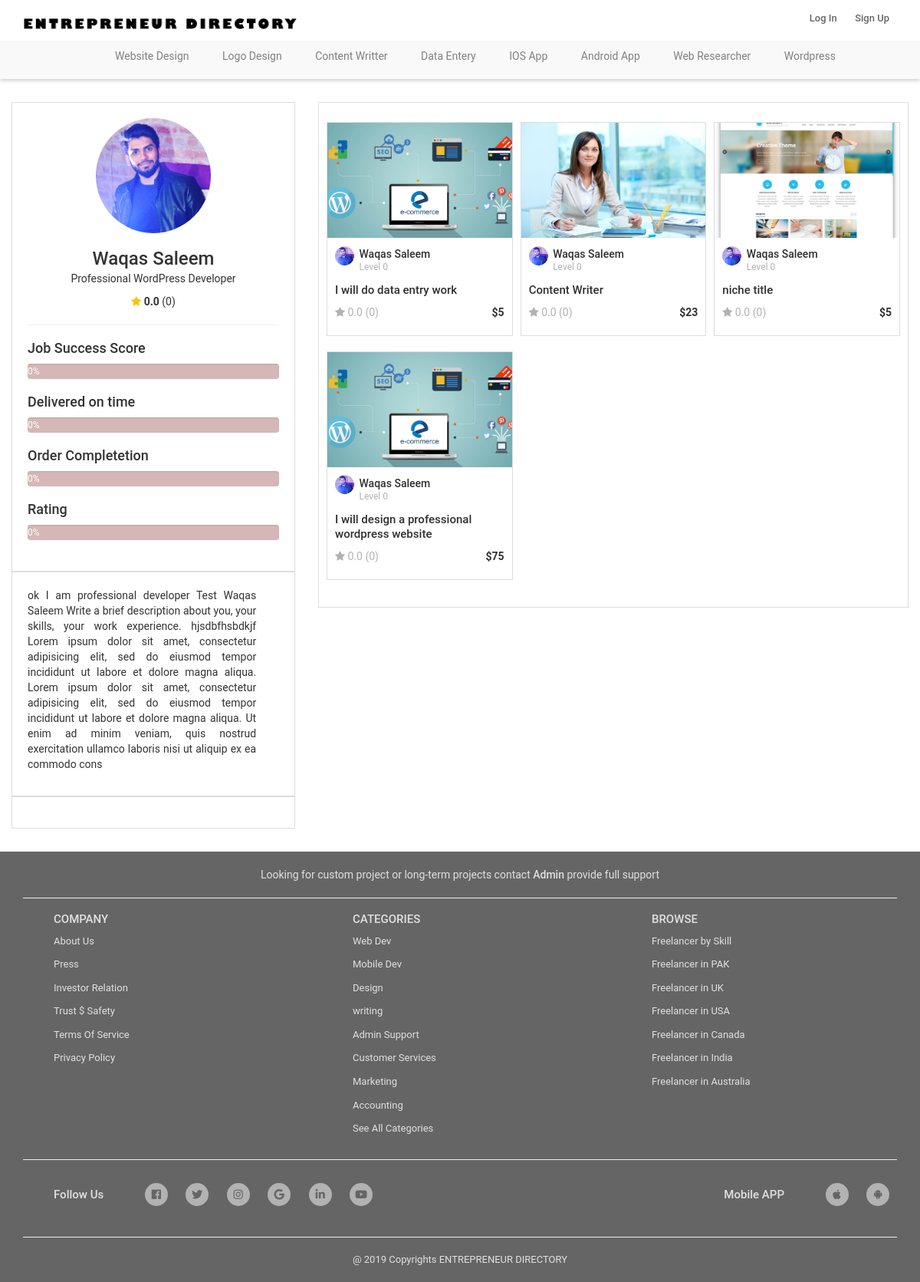
Page /my_profile.php?user=admin on the earlier database version.
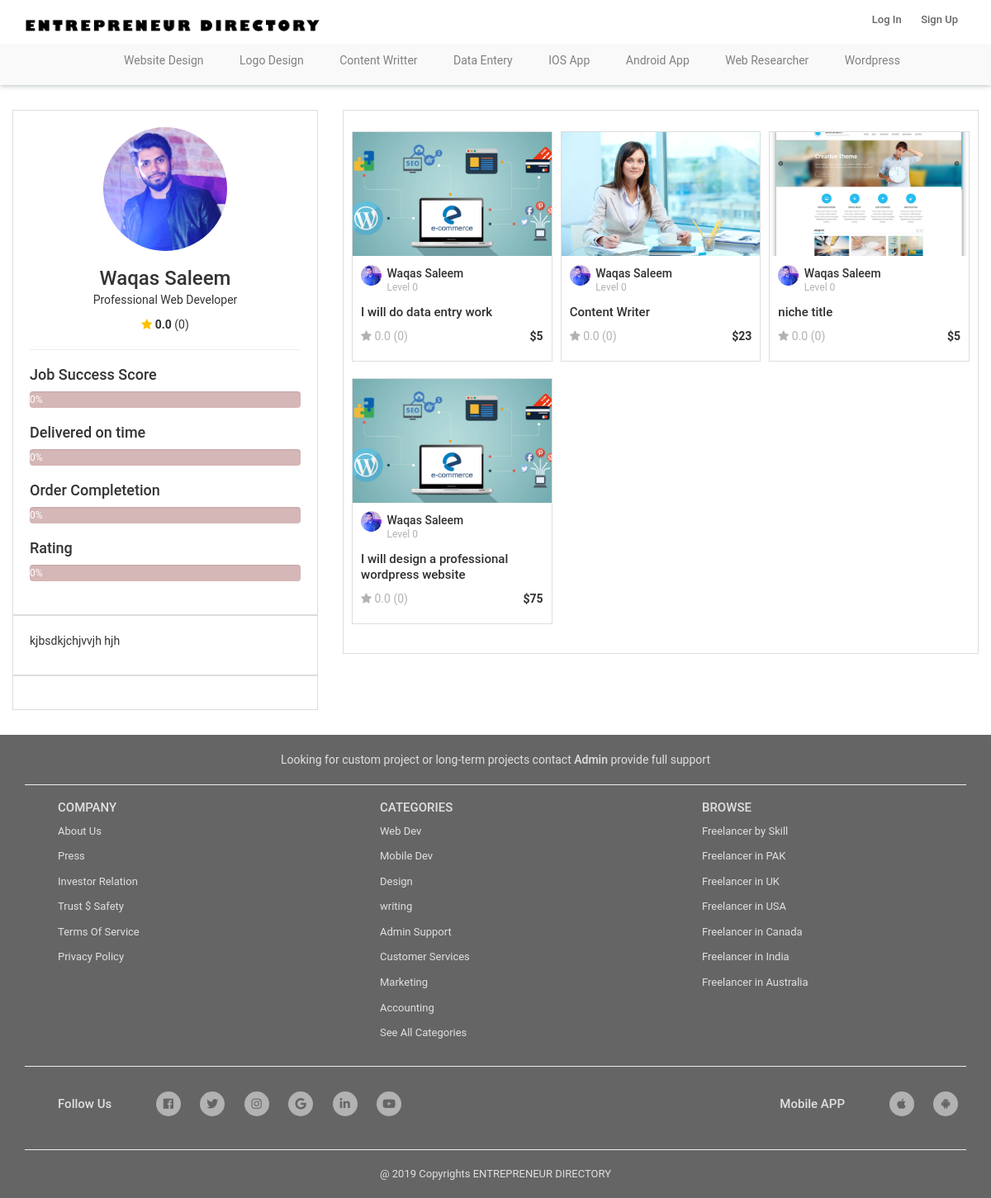
Same page on the later database version.
### tables this page shows
CREATE TABLE `users` (
  `id` int(50) NOT NULL,
  `fname` varchar(255) NOT NULL,
  `lname` varchar(255) NOT NULL,
  `username` varchar(255) NOT NULL,
  `email` varchar(255) NOT NULL,
  `password` varchar(255) NOT NULL,
  `phone` varchar(255) NOT NULL,
  `profile_title` varchar(256) DEFAULT NULL,
  `skills` varchar(255) NOT NULL,
  `certificatename` varchar(255) NOT NULL,
  `certificateimage` varchar(255) NOT NULL,
  `securityquestion` varchar(255) NOT NULL,
  `security_answer` varchar(256) DEFAULT NULL,
  `profileimage` varchar(255) NOT NULL,
  `total_order_completed` int(11) NOT NULL DEFAULT '0',
  `profile_info` varchar(25600) DEFAULT NULL,
  `profile_status` varchar(256) NOT NULL DEFAULT 'pending',
  `profile_level` int(11) NOT NULL DEFAULT '0',
  `success_score` int(11) NOT NULL DEFAULT '0',
  `deliver_on_time` int(11) NOT NULL DEFAULT '0',
  `order_completetion` int(11) NOT NULL DEFAULT '0',
  `rating` int(11) NOT NULL DEFAULT '0',
  `user_ip` varchar(256) DEFAULT NULL,
  `date` timestamp NOT NULL DEFAULT CURRENT_TIMESTAMP
);

### my_profile.php (the view, shortened to what the changed rows need)
<?php include 'header.php'; ?>
<?php
if (isset($_GET['user'])) {
     $user = $_GET['user'];
     $sql = "SELECT * FROM users WHERE username = '{$user}' ";
     $query = mysqli_query($conn, $sql);
     $profile_data= mysqli_fetch_assoc($query);
} else {
	$profile_data = load_my_profile_data();
	$profile_data = @$profile_data[0];
}
?>
<div class="row" style="margin: 30px auto;">
	<div class="col-lg-4">
          <div class="bg_white">
               <div class="profile_img">
               	<?php if ($profile_data['profileimage']): ?>
               		<img src="assets/images/profile_images/<?= $profile_data['profileimage'] ?>" alt="">
               	<?php else: ?>
					<img src="assets/images/user_thumbnail.png" alt="">
               	<?php endif; ?>
               </div>
               <div class="profile_data">
                    <h3 class="profile_name"><?= $profile_data['fname'] . ' ' . $profile_data['lname'] ?>  <?php if (get_profile_status() == 'verified'): ?>
                    <?php endif ?></h3>
					<?php if (!$profile_data['profile_title']): ?>
						<p id="ptitle" class="profile_title">Enter your profile title in a few words. <a href="#" id="edit_ptitle"> <span style="font-size: 15px; margin-left: 10px;" class="fa fa-pencil-alt"></span></a></p>
					<?php else: ?>
                    	<p id="ptitle" class="profile_title"><?= $profile_data['profile_title']; ?>
                    </p>
                	<?php endif; ?>
                    <p class="profile_rating">
                         <i class="fa fa-star"></i>
                         <strong> <?= $profile_data['rating'] ?>.0</strong> (<?= $profile_data['total_order_completed'] ?>)
                    </p>
               </div>
               <div class="progress">
                    <div class="progress-bar progress-bar-success" role="progressbar" aria-valuenow="100" aria-valuemin="0" aria-valuemax="100" style="width:<?= $profile_data['success_score']; ?>%">
                         <?= $profile_data['success_score']; ?>%
                    </div>
               </div>
               <div class="progress">
                    <div class="progress-bar progress-bar-success" role="progressbar" aria-valuenow="100" aria-valuemin="0" aria-valuemax="100" style="width:<?= $profile_data['deliver_on_time']; ?>%">
                         <?= $profile_data['deliver_on_time']; ?>%
                    </div>
               </div>
               <div class="progress">
                    <div class="progress-bar progress-bar-success" role="progressbar" aria-valuenow="100" aria-valuemin="0" aria-valuemax="100" style="width:<?= $profile_data['order_completetion']; ?>%">
                         <?= $profile_data['order_completetion']; ?>%
                    </div>
               </div>
               <div class="progress">
                    <div class="progress-bar progress-bar-success" role="progressbar" aria-valuenow="100" aria-valuemin="0" aria-valuemax="100" style="width:<?= $profile_data['rating']; ?>%">
                         <?= $profile_data['rating']; ?>%
                    </div>
               </div>
				</div>
               <div class="bg_white">
               	<?php if (!$profile_data['profile_info']): ?>
               		<form action="" id="hide_form">
               			<div class="form-group">
               				<textarea name="" id="info_text" placeholder="Enter About Your Skills" class="form-control" cols="30" rows="6"></textarea>
               				<p class="field_desc">Write a brief description about you, your skills, your work experience.</p>
               			</div>
               			<div class="form-group">
               				<a href="#" id="info_submit" class="btn btn-md btn-primary">Save</a>
               			</div>
               		</form>
               	<?php else: ?>
               	<div class="row" id="remove_info">
               		<div class="col-lg-11">
               			<p id="show_pinfo"><?= $profile_data['profile_info']; ?></p>
               		</div>
               		<div class="col-lg-1">
               		</div>
               	</div>
               <?php endif; ?>
              </div>
	</div>
	<?php include_once 'templates/profile_niche.php'; ?>
</div>
<?php include 'footer.php'; ?>

### templates/profile_niche.php (shortened to what the changed rows need)
<div class="col-lg-8">
	<div class="bg_white">
		<div class="row">
<?php
	if (isset($_GET['user'])) {
     $user = $_GET['user'];
     $sql = "SELECT * FROM users WHERE username = '{$user}' ";
     $query = mysqli_query($conn, $sql);
     $profile_data= mysqli_fetch_assoc($query);
} else {
	$profile_data = load_my_profile_data();
	$profile_data = @$profile_data[0];
	$user = $_SESSION['username'];
}
?>
<?php
	$sql = "SELECT * FROM gig_data WHERE username = '{$user}' ";
	$run_query = mysqli_query($conn, $sql);
	if (!$run_query) {
		die('gig data load failed') . mysqli_error($conn);
	} else {
		while ( $row = mysqli_fetch_assoc( $run_query ) ) {
			$niche_title = $row['niche_title'];
			$niche_price = $row['niche_price'];
			$niche_image = $row['niche_image'];
			$niche_rating = $row['niche_rating'];
			$order_completed = $row['order_completed'];
			$niche_desc  = $row['niche_desc']; ?>
			<div class="col-lg-4 fix_pad">
			     <div class="niche_card">
			          <div class="niche_image" style="background-image: url('assets/images/gig_images/<?= $niche_image; ?>');">
			          </div>
			          <div class="niche_body">
			               <div class="niche_owner">
			                    <div class="owner_img">
			                         <a href="gig-single.php"><img src="assets/images/profile_images/<?= $profile_data['profileimage']; ?>" alt=""></a>
			                    </div>
			                    <div class="owner_name">
			                         <h4 class="text-capitalize"><a href="my_profile.php"><?= $profile_data['fname'] . ' ' . $profile_data['lname']; ?></a></h4>
			                         <p class="level">Level <?= $profile_data['profile_level']; ?></p>
			                    </div>
			               </div>
			               <div class="niche_title">
			                    <h4><a href="gig-single.php"><?= $niche_title; ?></a></h4>
			               </div>
			               <div class="">
			                    <p class="pull-left rating">
			                         <i class="fa fa-star"></i> <?= $niche_rating; ?>.0 (<?= $order_completed; ?>)
			                    </p>
			                    <p class="pull-right"><b>$<?= $niche_price; ?></b></p>
			               </div>
			               <div class="clearfix"></div>
			          </div>
			  </div>
			</div>
		<?php }
	}
?>
		</div>
		</div>
	</div>

Differences in the rows shown:
changed users "Waqas": profile_title "Professional WordPress Developer" → "Professional Web Developer"; profile_info "ok I am professional developer Test Waqas Saleem Write a brief description about you, your skills, your work experience. hjsdbfhsbdkjf Lorem ipsum dolor sit amet, consectetur adipisicing elit, sed do eiusmod tempor incididunt ut labore et dolore magna aliqua. Lorem ipsum dolor sit amet, consectetur adipisicing elit, sed do eiusmod tempor incididunt ut labore et dolore magna aliqua. Ut enim ad minim veniam, quis nostrud exercitation ullamco laboris nisi ut aliquip ex ea commodo cons" → "kjbsdkjchjvvjh hjh"
